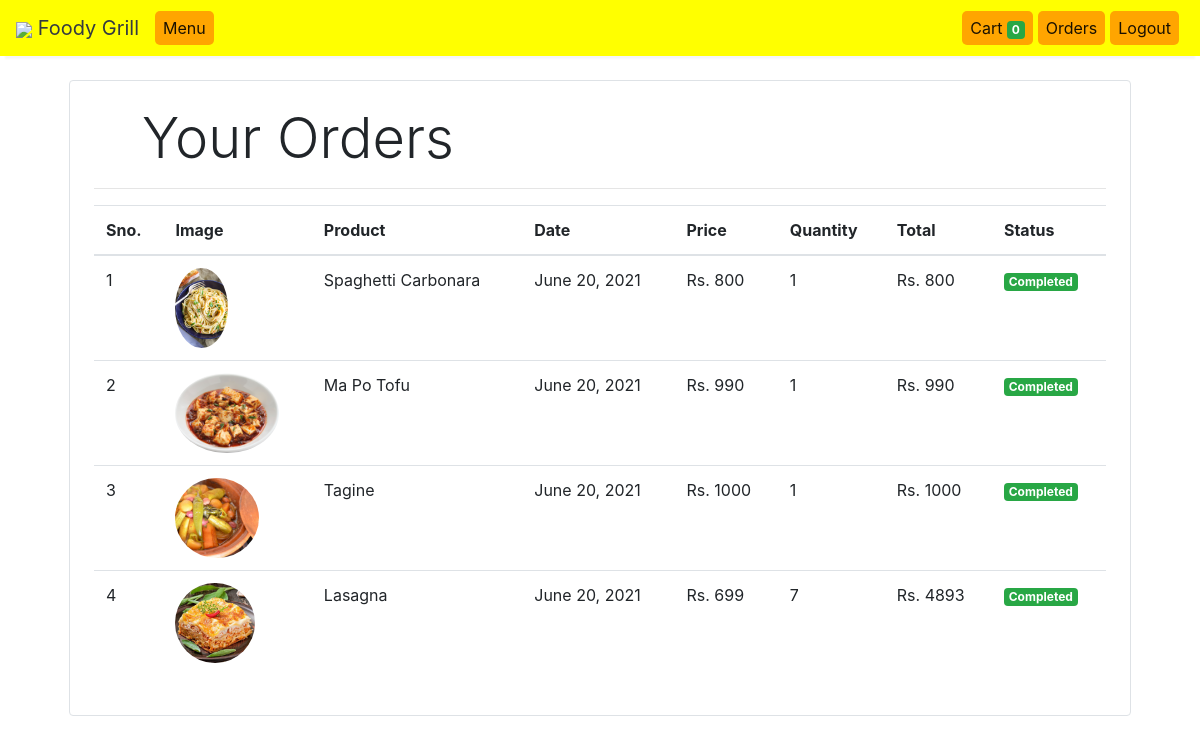
Screenshot of /orders (signed in) with the database file from the repository.
### store/models/orders.py (models this page shows, shortened)
class Order(models.Model):
    product = models.ForeignKey(Products,
                                on_delete=models.CASCADE)
    customer = models.ForeignKey(Customer,
                                 on_delete=models.CASCADE)
    quantity = models.IntegerField(default=1)
    price = models.IntegerField()
    address = models.CharField (max_length=50, default='', blank=True)
    phone = models.CharField (max_length=50, default='', blank=True)
    date = models.DateField (default=datetime.datetime.today)
    status = models.BooleanField (default=False)
    @staticmethod
    def get_orders_by_customer(customer_id):
        return Order.objects.filter(customer=customer_id).order_by('-date')

### store/models/product.py (models this page shows, shortened)
class Products(models.Model):
    name = models.CharField(max_length=60)
    price= models.IntegerField(default=0)
    category= models.ForeignKey(Category,on_delete=models.CASCADE,default=1 )
    description= models.CharField(max_length=250, default='', blank=True, null= True)
    image= models.ImageField(upload_to='uploads/products/')

### store/middlewares/auth.py (the view)
    def middleware(request):
        print(request.session.get('customer'))
        returnUrl = request.META['PATH_INFO']
        print(request.META['PATH_INFO'])
        if not request.session.get('customer'):
           return redirect(f'login?return_url={returnUrl}')
        response = get_response(request)
        return response

### store/templatetags/custom_filter.py (called while the page is built)
@register.filter(name='currency')
def currency(number):
    return "Rs. "+str(number)

@register.filter(name='multiply')
def multiply(number , number1):
    return number * number1

### store/views/orders.py (called while the page is built)
    def get(self , request ):
        customer = request.session.get('customer')
        orders = Order.get_orders_by_customer(customer)
        print(orders)
        return render(request , 'orders.html'  , {'orders' : orders})

### store/templates/orders.html
{% extends 'base.html' %}
{% block content %}
{% load cart %}
{% load custom_filter %}
<div class="container">
   <div class="border rounded p-4 m-4">
        <p class="display-4 pl-4 ml-4">Your Orders</p>
        <hr>
        <table class="table">
            <thead>
                <tr>
                    <th>Sno.</th>
                    <th>Image</th>
                    <th>Product</th>
                    <th>Date</th>
                    <th>Price</th>
                    <th>Quantity</th>
                    <th>Total</th>
                    <th>Status</th>
                </tr>
            </thead>
            <tbody>
                {% for order in orders %}
                <tr>
                    <td>{{forloop.counter}}</td>
                    <td><img style="height: 80px;" class="rounded-circle" src="{{order.product.image.url}}" alt=""></td>
                    <td>{{order.product.name}}</td>
                    <td>{{order.date}}</td>
                    <td>{{order.price|currency}}</td>
                    <td>{{order.quantity}}</td>
                    <td>{{order.quantity|multiply:order.price|currency}}</td>
                    {% if order.status %}
                    <td><small class="badge badge-success">Completed</small></td>
                    {%else%}
                    <td><small class="badge badge-warning">Pending</small></td>
                    {% endif %}
                </tr>
                {% endfor %}
            </tbody>
        </table>
   </div>
</div>
{% endblock %}

### rows the page displays
Order: product.image (picture), product.name "Spaghetti Carbonara", date "June 20, 2021", price "Rs. 800", quantity "1", quantity|multiply "Rs. 800", status "Completed"
Order: product.image (picture), product.name "Ma Po Tofu", date "June 20, 2021", price "Rs. 990", quantity "1", quantity|multiply "Rs. 990", status "Completed"
Order: product.image (picture), product.name "Tagine", date "June 20, 2021", price "Rs. 1000", quantity "1", quantity|multiply "Rs. 1000", status "Completed"
Order: product.image (picture), product.name "Lasagna", date "June 20, 2021", price "Rs. 699", quantity "7", quantity|multiply "Rs. 4893", status "Completed"

### other values shown
{{ request.session.cart.keys|length }} "0"
